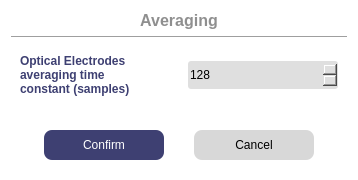
<?xml version="1.0" encoding="UTF-8"?>
<ui version="4.0">
 <class>WOpticalAvg</class>
 <widget class="QDialog" name="WOpticalAvg">
  <property name="geometry">
   <rect>
    <x>0</x>
    <y>0</y>
    <width>358</width>
    <height>180</height>
   </rect>
  </property>
  <property name="windowTitle">
   <string>Log data period configuration</string>
  </property>
  <property name="styleSheet">
   <string notr="true">#WOpticalAvg {
 background-color:white;
 border-radius: 5px;
}
#label{
 color: #3E4072;
 font-weight: 800;
}
#buttonBox{
 background-color: #3E4072;
}
#label_Title{
 color: #8F8F8F;
 font-weight: 600;
}
QSpinBox {
 background-color:#DFDFDF;
 border-radius: 3px;
}
#pushButton_Confirm,
#pushButton_Cancel {
 border: none;
 border-radius: 8px;
}
#pushButton_Confirm {
 color: white;
 background-color: #3E4072;
}
#pushButton_Confirm:hover {
 color: white;
 background-color: #595D89;
}
#pushButton_Cancel {
 background-color: #D8D8D8;
}
#pushButton_Cancel:hover {
 background-color: #ACACAC;
}</string>
  </property>
  <layout class="QVBoxLayout" name="verticalLayout">
   <item>
    <widget class="QLabel" name="label_Title">
     <property name="font">
      <font>
       <pointsize>12</pointsize>
       <fontweight>DemiBold</fontweight>
      </font>
     </property>
     <property name="text">
      <string>Averaging</string>
     </property>
     <property name="alignment">
      <set>Qt::AlignCenter</set>
     </property>
    </widget>
   </item>
   <item>
    <widget class="Line" name="line">
     <property name="orientation">
      <enum>Qt::Horizontal</enum>
     </property>
    </widget>
   </item>
   <item>
    <widget class="QWidget" name="widget" native="true">
     <layout class="QGridLayout" name="gridLayout" columnstretch="1,1">
      <item row="0" column="1">
       <widget class="QSpinBox" name="spinBox_OpticalAvg">
        <property name="minimumSize">
         <size>
          <width>0</width>
          <height>28</height>
         </size>
        </property>
        <property name="maximumSize">
         <size>
          <width>150</width>
          <height>16777215</height>
         </size>
        </property>
        <property name="readOnly">
         <bool>false</bool>
        </property>
        <property name="buttonSymbols">
         <enum>QAbstractSpinBox::UpDownArrows</enum>
        </property>
        <property name="correctionMode">
         <enum>QAbstractSpinBox::CorrectToPreviousValue</enum>
        </property>
        <property name="suffix">
         <string/>
        </property>
        <property name="prefix">
         <string/>
        </property>
        <property name="minimum">
         <number>16</number>
        </property>
        <property name="maximum">
         <number>192</number>
        </property>
        <property name="singleStep">
         <number>16</number>
        </property>
        <property name="value">
         <number>128</number>
        </property>
       </widget>
      </item>
      <item row="0" column="0">
       <widget class="QLabel" name="label">
        <property name="text">
         <string>Optical Electrodes
averaging time
constant (samples)</string>
        </property>
        <property name="alignment">
         <set>Qt::AlignLeading|Qt::AlignLeft|Qt::AlignVCenter</set>
        </property>
       </widget>
      </item>
     </layout>
    </widget>
   </item>
   <item>
    <spacer name="verticalSpacer">
     <property name="orientation">
      <enum>Qt::Vertical</enum>
     </property>
     <property name="sizeHint" stdset="0">
      <size>
       <width>20</width>
       <height>40</height>
      </size>
     </property>
    </spacer>
   </item>
   <item>
    <widget class="QWidget" name="widget_4" native="true">
     <layout class="QHBoxLayout" name="horizontalLayout">
      <item>
       <widget class="QPushButton" name="pushButton_Confirm">
        <property name="minimumSize">
         <size>
          <width>0</width>
          <height>30</height>
         </size>
        </property>
        <property name="maximumSize">
         <size>
          <width>120</width>
          <height>16777215</height>
         </size>
        </property>
        <property name="text">
         <string>Confirm</string>
        </property>
       </widget>
      </item>
      <item>
       <widget class="QPushButton" name="pushButton_Cancel">
        <property name="minimumSize">
         <size>
          <width>120</width>
          <height>30</height>
         </size>
        </property>
        <property name="maximumSize">
         <size>
          <width>120</width>
          <height>16777215</height>
         </size>
        </property>
        <property name="text">
         <string>Cancel</string>
        </property>
       </widget>
      </item>
     </layout>
    </widget>
   </item>
  </layout>
 </widget>
 <resources/>
 <connections>
  <connection>
   <sender>pushButton_Confirm</sender>
   <signal>clicked()</signal>
   <receiver>WOpticalAvg</receiver>
   <slot>accept()</slot>
   <hints>
    <hint type="sourcelabel">
     <x>152</x>
     <y>118</y>
    </hint>
    <hint type="destinationlabel">
     <x>130</x>
     <y>271</y>
    </hint>
   </hints>
  </connection>
  <connection>
   <sender>pushButton_Cancel</sender>
   <signal>clicked()</signal>
   <receiver>WOpticalAvg</receiver>
   <slot>reject()</slot>
   <hints>
    <hint type="sourcelabel">
     <x>299</x>
     <y>121</y>
    </hint>
    <hint type="destinationlabel">
     <x>300</x>
     <y>184</y>
    </hint>
   </hints>
  </connection>
 </connections>
</ui>
